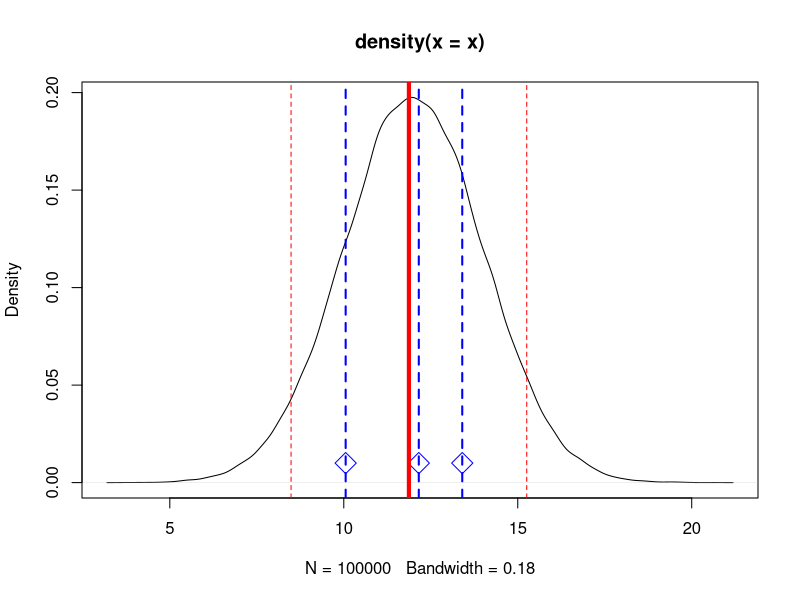
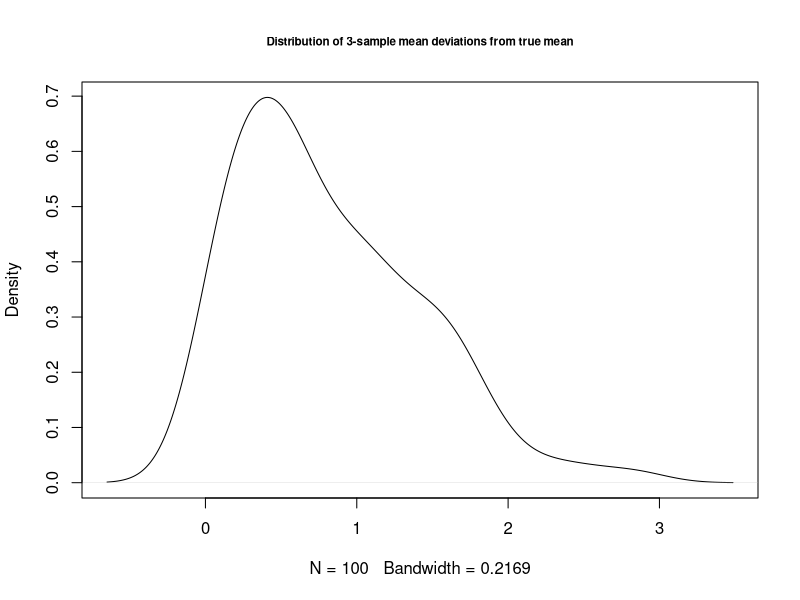
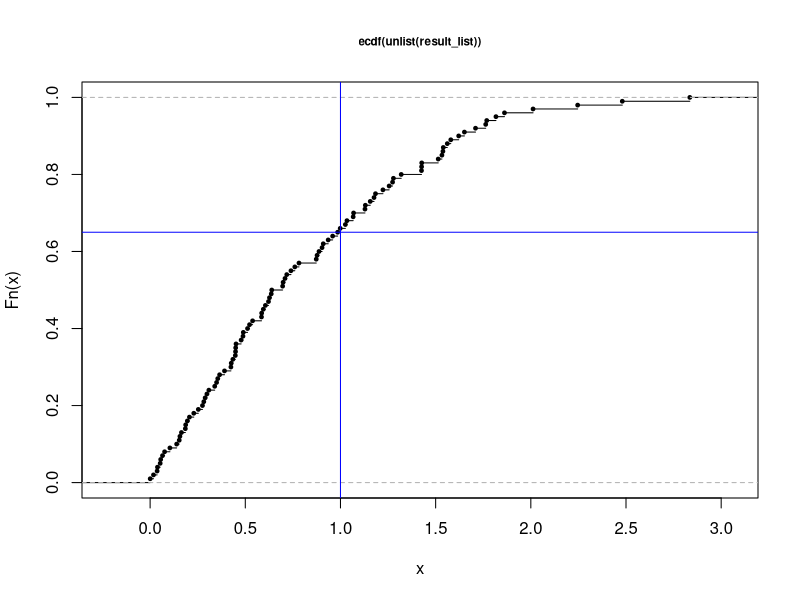
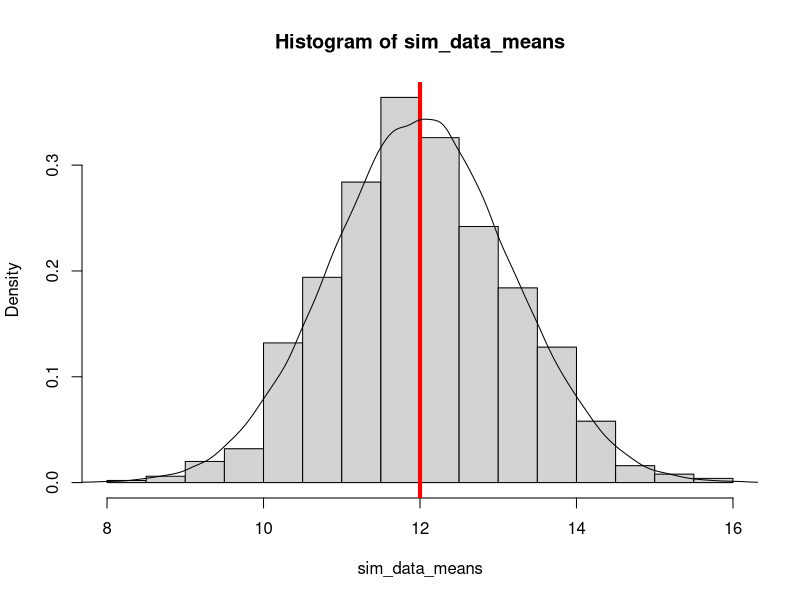
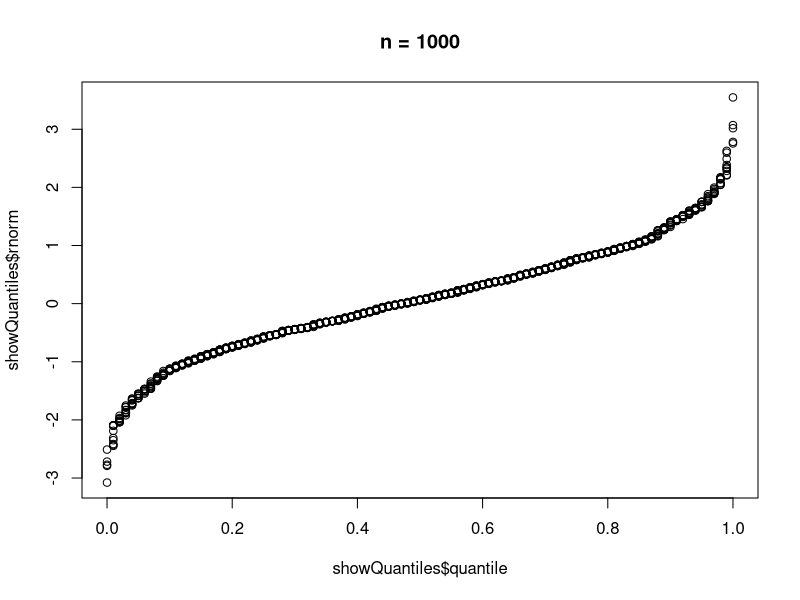
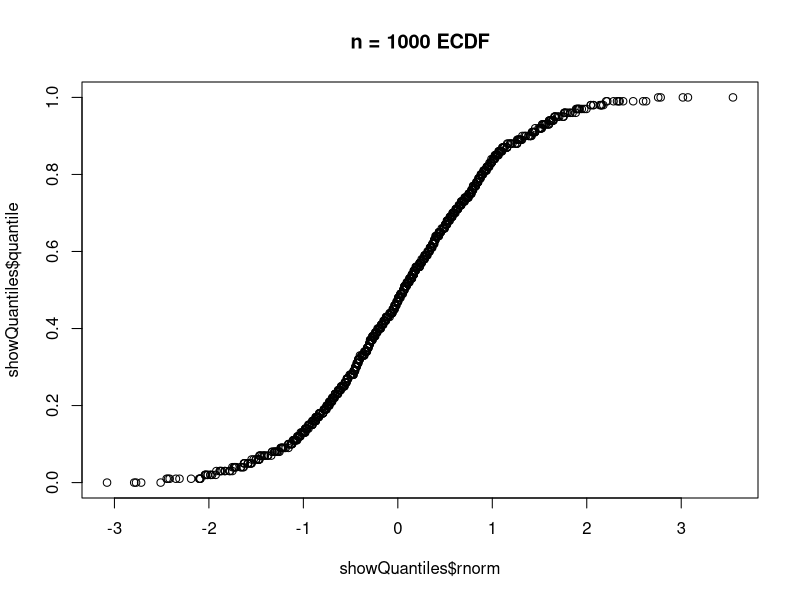
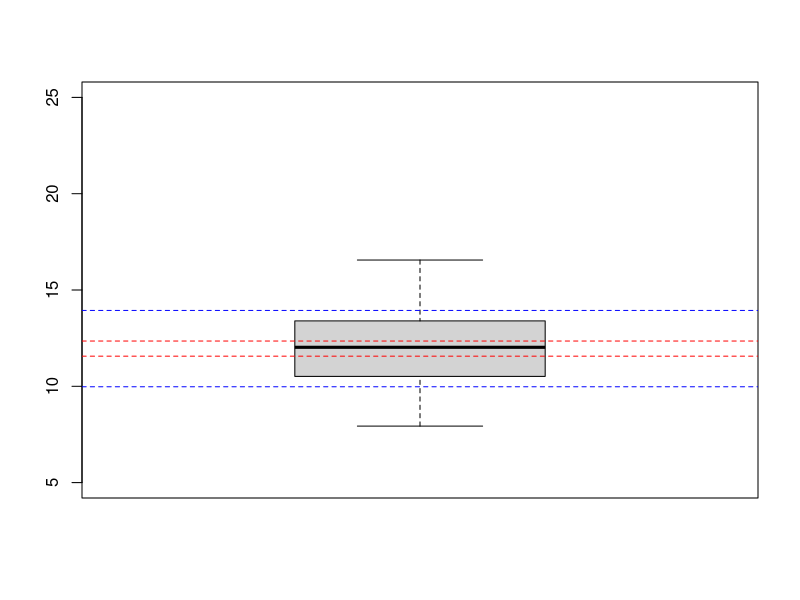
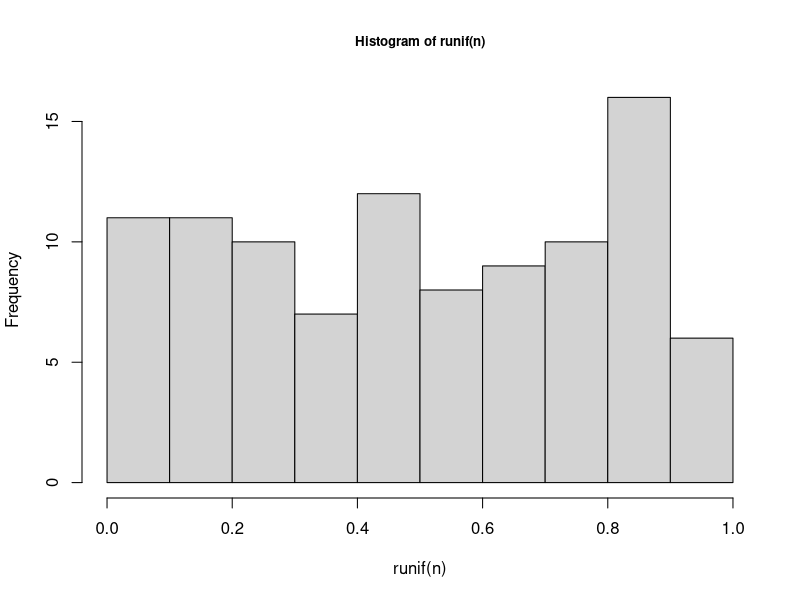

These figures' R source, in order:
## ---- chunk 1

# Generate two normal sampes, with mu = 0, sd = 1 
rnorm(2)

# Generate two normal sampes, specified mu and sd 
rnorm(2, mean = 5, sd = 1)
rnorm(2, mean = 5, sd = 200)

# Generate 100000 samples
# Specifying the seed ensures repeatability  
set.seed(123)
x <-rnorm(100000, mean = 12, sd = 2)

# Plot density distribution of the 100000 points
# Creating a 'theoretical' normal curve 
plot(density(x))

# Now draw a sample of 3 points somewhere from the 100000 points 
x_s <- sample(x, 3) 

# Plot the samples.
# The x values are the sample, the y values are set to 0.01
# Points are drawn as blue diamonds

points(x = x_s, 
       y = rep(0.01, 3), 
       col = "blue", 
       pch = 5, 
       cex = 2)

# Draw blue dotted vertical lines at the sample points 
abline(v = x_s, col = 'blue', lwd = 2 , lty = 2)

# Draw a red solid vertical line at the mean
abline(v = mean(x_s), col = 'red', lwd = 4 , lty = 1)

# Draw two red vertical dotted lines at mu - 2*sd and mu + 2*sd
abline(v = c(mean(x_s)-2*sd(x_s), mean(x_s)+2*sd(x_s)), 
       col = 'red', lwd = 1 , lty = 2)


# Now draw 100 samples
# Calculate the difference between these samples of 3
# Calculate the difference between tge meand and the true mean

result_list = alist()
for (i in 1:100) {
  x_s <- sample(x, 3) # sample from our x
    result_list[[i]] <- abs( mean(x_s)-mean(x) )  
}

# The density distribution of these mean differences is approximateky normal
# The cex parameter sets the size of the font 
plot(density(unlist(result_list)), 
     main = "Distribution of 3-sample mean deviations from true mean",
     cex.main = 0.7)

# The emperical cumulative distrubution curve 
# Draw a vertical line at 1 ad a horizontal line at 0.65
plot(ecdf(unlist(result_list)), cex.main = 0.7, cex= 0.5)
abline(h = 0.65, v = 1, col = 'blue')

## ---- chunk 2
sample_size <- 3
nsamples <- 1000

# Generate 'sample_size * nsamples' and put themm in a matrix
# In fact you generate 1000 samples of size 3 
sim_data <- matrix(rnorm(nsamples * sample_size, 12, 2), nsamples)
head(sim_data)

# Of each sample calculate the mean.
# Plot these points in a histogram
sim_data_means <- rowMeans(sim_data)
head(sim_data_means)
hist(sim_data_means, freq = F)

# Overlay it with a 'theoretical' normal distriubution
abline(v = 12, col = 'red', lwd=4)
x <-rnorm(100000, mean = 12, sd = 2 / sqrt(sample_size))
lines(density(x))

sd(sim_data_means)
sem = 2 / sqrt(sample_size)
sem
## ---- chunk 3

n = 1000

# Creat a dataframe with 1 column with 1000 normal samples
# The samples are sorted
showQuantiles <- data.frame(rnorm = sort(rnorm(n)))

# Add a column to the dataframe
# The column contains a seq of 1000 points divided by 1 and rounded to 2 
showQuantiles$quantile <- round(seq(0, 1, length.out = nrow(showQuantiles)), 
                                digits = 2)

# The curve is plotted
plot(x = showQuantiles$quantile, 
     y = showQuantiles$rnorm, 
     main = paste0("n = ", n ))


# The ECDF (Empirical Cumulative Distribution Function) is constructed by swapping the axes 
plot(y = showQuantiles$quantile, 
     x = showQuantiles$rnorm, 
     main = paste(paste0("n = ", n ), "ECDF"))


## ---- chunk 4

# Formula for CI = mu +- q(a) * SE
# Probably you have seen mean +- 1.96 + SEM? That is the Z quantile for CL = 5%

qnorm(0.975)

# Generate 100 samples with mu = 12 and sd 2
x_s <- rnorm(100, 12, 2)

# Calculate the mean and sd of that 100 values
s_mean <- mean(x_s)
s_sd <- sd(x_s)
n = length(x_s) 

# Formula for confidence limit
ci <- qt(0.975, df = n - 1) * s_sd/sqrt(n) 
ci

# Create a boxplot for the samples 
boxplot(x_s, ylim = c(5,25))

# Draw in red lines for the confidence interval
abline(h = c(s_mean - ci,  s_mean + ci), col = 'red', lty=2)

# And blue lines for the mean +/- sd
abline(h = c(s_mean - s_sd, s_mean + s_sd), col = 'blue', lty=2)

## ---- chunk 5
n=100
replicate(3,hist(runif(n), cex.main = 0.8))
hist(colMeans(replicate(1000, runif(n))), cex.main = 0.8)

## ---- chunk 6
n=5
x <- runif(n, min = 5, max = 6) # single random sample.
b <- replicate(10000, mean(sample(x, replace=TRUE)))


hist(x, main ="one sample", cex.main = 0.8)

hist(replicate(10000, runif(n, min = 5, max =6)), 
     main = "uniform distribution", cex.main = 0.8)

hist(b, main = "bootstrapped" , cex.main = 0.8)

plot(ecdf(b), main = "bootstrapped - cdf" , cex.main = 0.8)

qb <- quantile(b, c(0.025,0.975))
abline(v = qb)

## ---- chunk 7

# A uniform distribution is not expected to meet the shapiro test 
hist(runif(10000))
shapiro.test(runif(1000))


hist(rnorm(10000))
shapiro.test(rnorm(1000))


## ---- chunk 8
my_data <- data.frame(gene = 0.1 + runif(10000), 
control = 0.1 +runif(10000))
my_data$fold_change <- my_data$gene/my_data$control
hist(my_data$fold_change)
abline(v=1, col = 'red', lwd=2)

hist(log2(my_data$fold_change))
abline(v=0, col = 'red', lwd=2)
